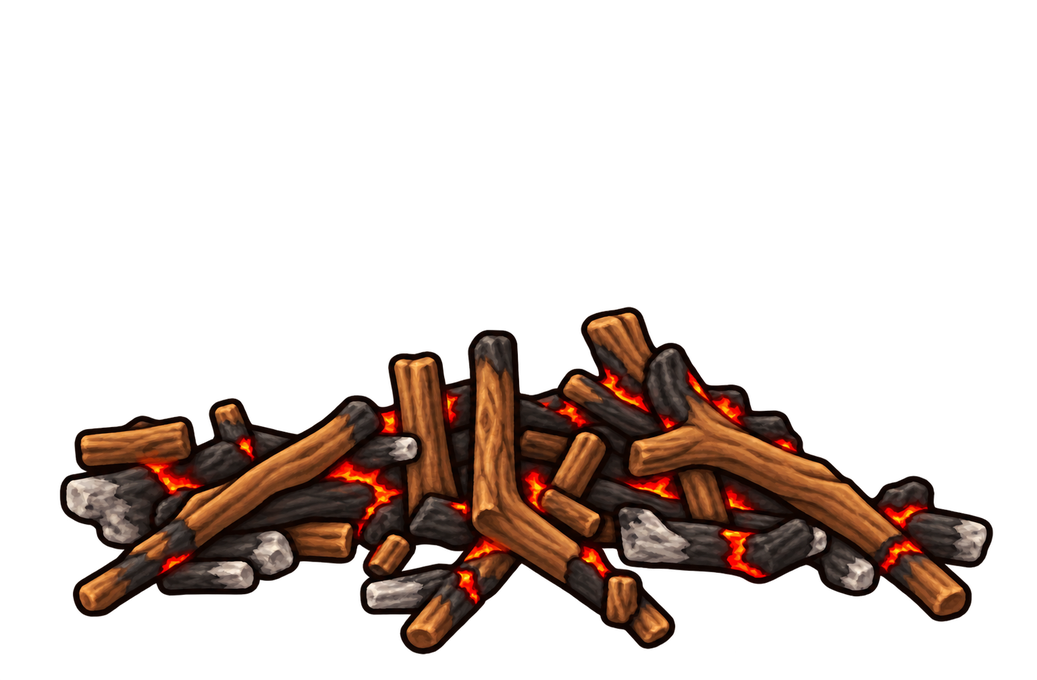
#> input picture art/cartoon/fire-v1/generation/000-generated-v2.png, 1037 x 680 px, shrunk from 1548 x 1016 before the run
$ python -i verify_feedback_round5.py   (imports and definitions only)
#> lines starting #> are read from the running program, lines starting #| are printed output that depends on the picture
"""Verify the fifth feedback pass and its five unselected eye candidates."""

from __future__ import annotations

import copy
import hashlib
import json
from pathlib import Path
from typing import Any

from PIL import Image


HERE = Path(__file__).resolve().parent
ROOT = HERE.parents[2]
BASELINE_PATH = HERE / "review-data-before-feedback-round5.json"
# Preserve the generation-pass proof after the owner's subsequent eye selection.
CURRENT_PATH = HERE / "review-data-before-approval-round5.json"
FEEDBACK_PATH = HERE / "feedback-2026-09-24-round5.json"
OUTPUT_PATH = HERE / "feedback-round5-selection-record.json"

FEEDBACK_KEYS = frozenset({"SLEVEJM2.BMP-009", "SLEVEJM3.BMP-004"})
TARGET_KEYS = frozenset({"SLEVEJM2.BMP-009"})
CANDIDATE_RESOURCE = "SLEVEJM3.BMP"
CANDIDATE_FRAME = "004"
CANDIDATE_VERSIONS = (7, 8, 9, 10, 11)
EXPECTED_ASSET_COUNT = 72


class VerificationError(AssertionError):
    """Raised when the selection record does not prove the intended change."""


def sha256(path: Path) -> str:
    return hashlib.sha256(path.read_bytes()).hexdigest()


# [284 lines left out: functions load_object, asset_map, selection_identity, unchanged_mismatches, assert_unchanged, run_negative_control and 5 more, not called in this run]


def inspect_png(path: Path) -> dict[str, Any]:
    with Image.open(path) as source:
#> source is the input picture: PIL image 1037x680 RGBA; mean R, G, B, A 23, 12.7, 7.9, 60.5
        rgba = source.convert("RGBA")
        alpha = rgba.getchannel("A")
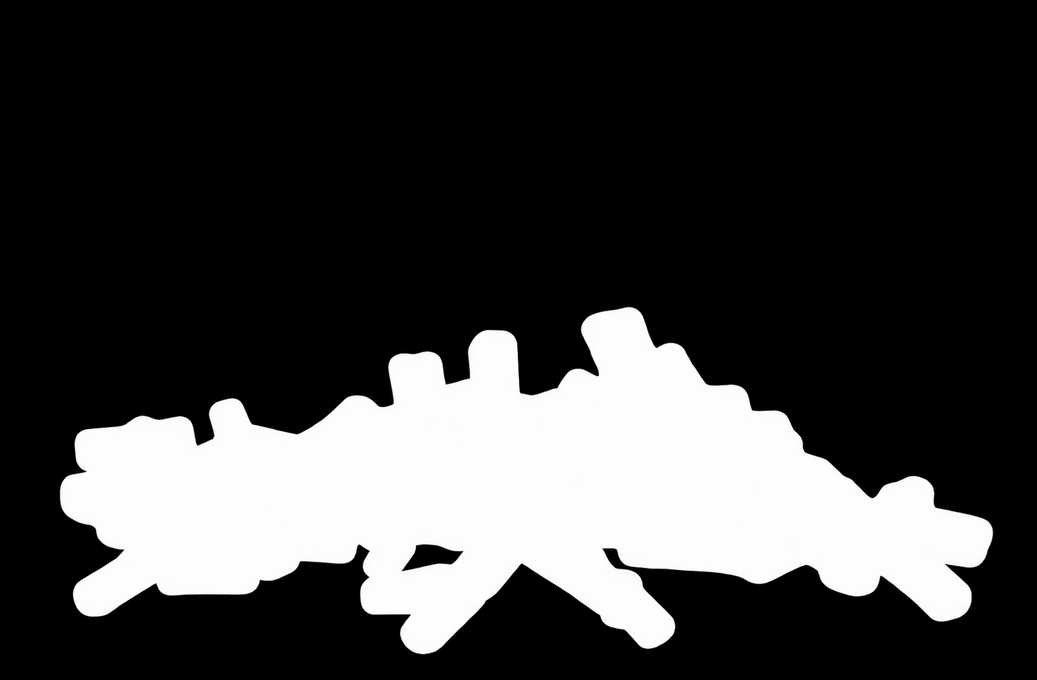
#> alpha: PIL image 1037x680 L; min 0, max 255, mean 60.5
        alpha8_bounds = alpha.point(lambda value: 255 if value >= 8 else 0).getbbox()
#> alpha8_bounds = (59, 306, 994, 655)
        width, height = rgba.size
#> width = 1037; height = 680
        edges = (
            alpha.crop((0, 0, width, 1)),
            alpha.crop((0, height - 1, width, height)),
            alpha.crop((0, 0, 1, height)),
            alpha.crop((width - 1, 0, width, height)),
        )
        return {
            "canvas": [width, height],
            "mode": source.mode,
            "alpha_range": list(alpha.getextrema()),
            "alpha8_bounds": list(alpha8_bounds) if alpha8_bounds else None,
            "edge_alpha_max": max(edge.getextrema()[1] for edge in edges),
        }


# [105 lines left out: functions verify_candidate, run_candidate_provenance_negative_control, not called in this run]


def relative(path: Path) -> str:
    return path.relative_to(ROOT).as_posix()


# [128 lines left out: function main, not called in this run]


# [6 lines not run here, left out]

>>> result = inspect_png('../fire-v1/generation/000-generated-v2.png')
#> result = {'canvas': [1037, 680], 'mode': 'RGBA', 'alpha_range': [0, 255], 'alpha8_bounds': [59, 306, 994, 655], 'edge_alpha_max': 1}

$ run again, on art/cartoon/fire-v1/generation/013-generated-v2.png
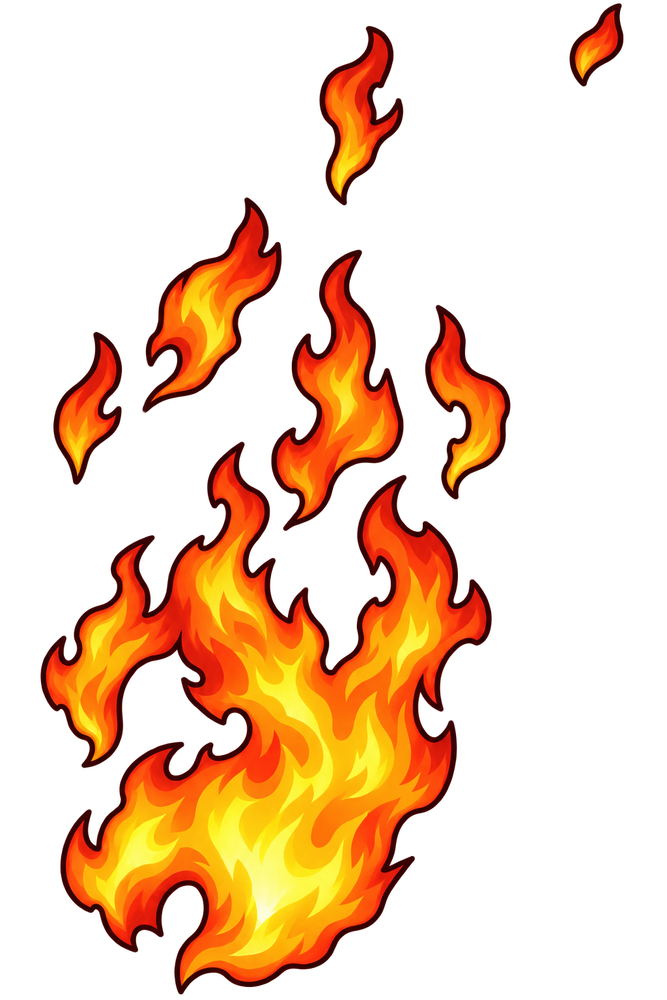
#> input picture art/cartoon/fire-v1/generation/013-generated-v2.png, 667 x 1000 px, shrunk from 1024 x 1536 before the run
#> in inspect_png, source is the input picture: PIL image 667x1000 RGBA; mean R, G, B, A 60.1, 28.8, 3.7, 69.9
#> in inspect_png, `alpha = rgba.getchannel("A")`:
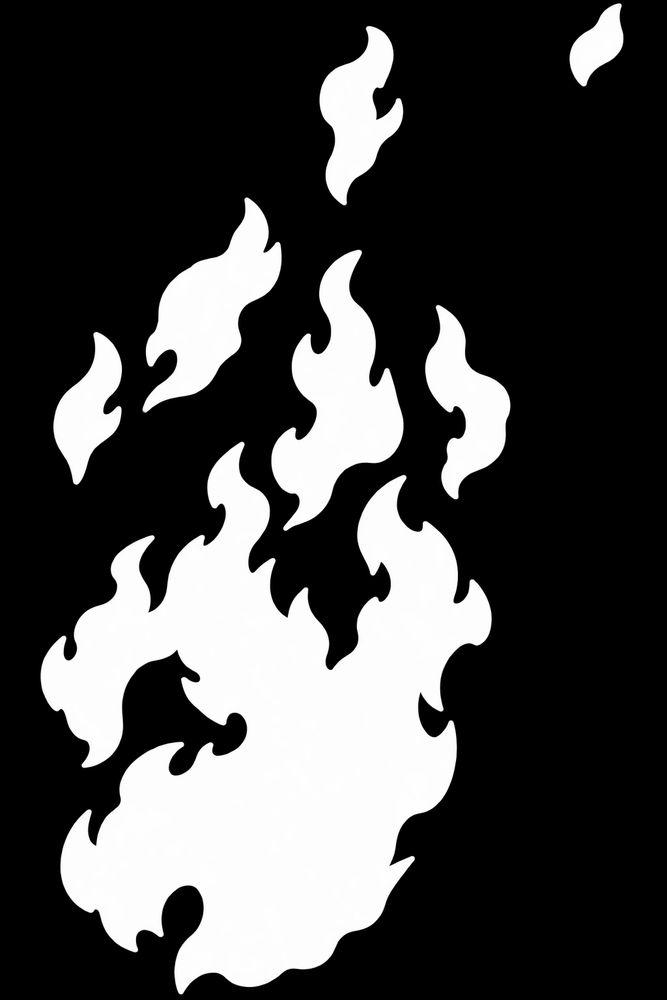
#> alpha: PIL image 667x1000 L; min 0, max 255, mean 69.9
#> alpha8_bounds = (40, 3, 624, 995)
#> result = {'canvas': [667, 1000], 'mode': 'RGBA', 'alpha_range': [0, 255], 'alpha8_bounds': [40, 3, 624, 995], 'edge_alpha_max': 1}

$ run again, on art/cartoon/fire-v1/generation/020-generated-v1.png
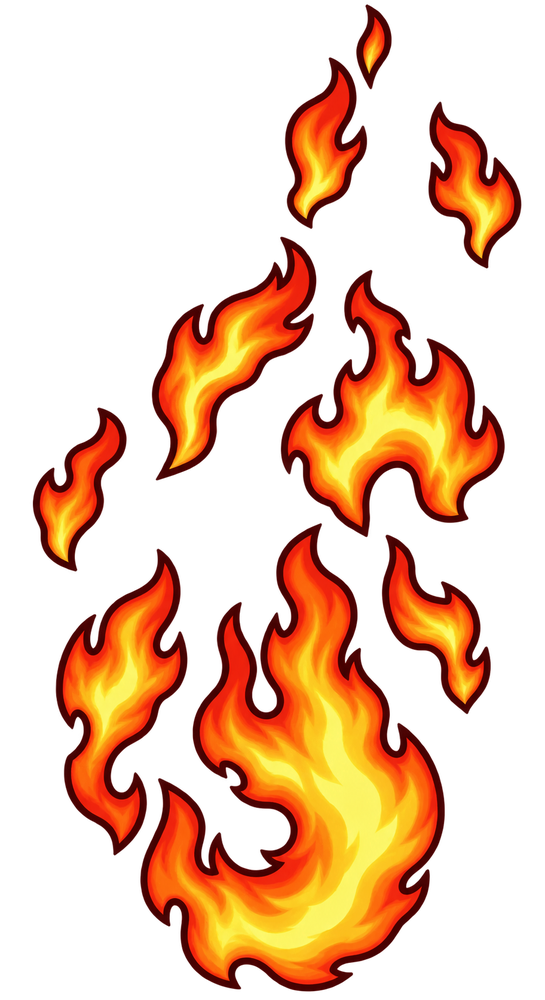
#> input picture art/cartoon/fire-v1/generation/020-generated-v1.png, 545 x 1000 px, shrunk from 926 x 1698 before the run
#> in inspect_png, source is the input picture: PIL image 545x1000 RGBA; mean R, G, B, A 67.7, 30.8, 6.4, 82.6
#> in inspect_png, `alpha = rgba.getchannel("A")`:
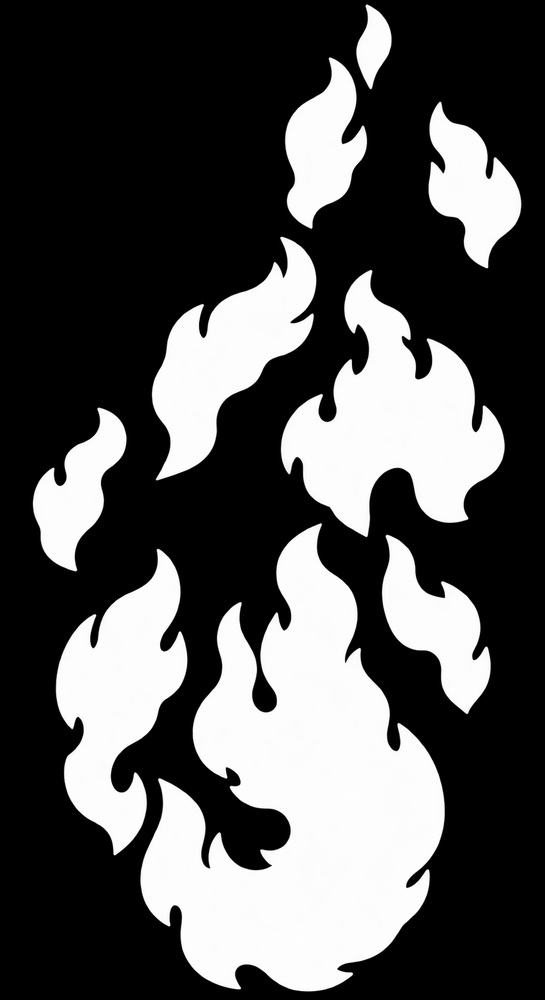
#> alpha: PIL image 545x1000 L; min 0, max 255, mean 82.6
#> alpha8_bounds = (32, 4, 522, 992)
#> result = {'canvas': [545, 1000], 'mode': 'RGBA', 'alpha_range': [0, 255], 'alpha8_bounds': [32, 4, 522, 992], 'edge_alpha_max': 0}

$ run again, on art/cartoon/fire-v1/generation/025-generated-v1.png
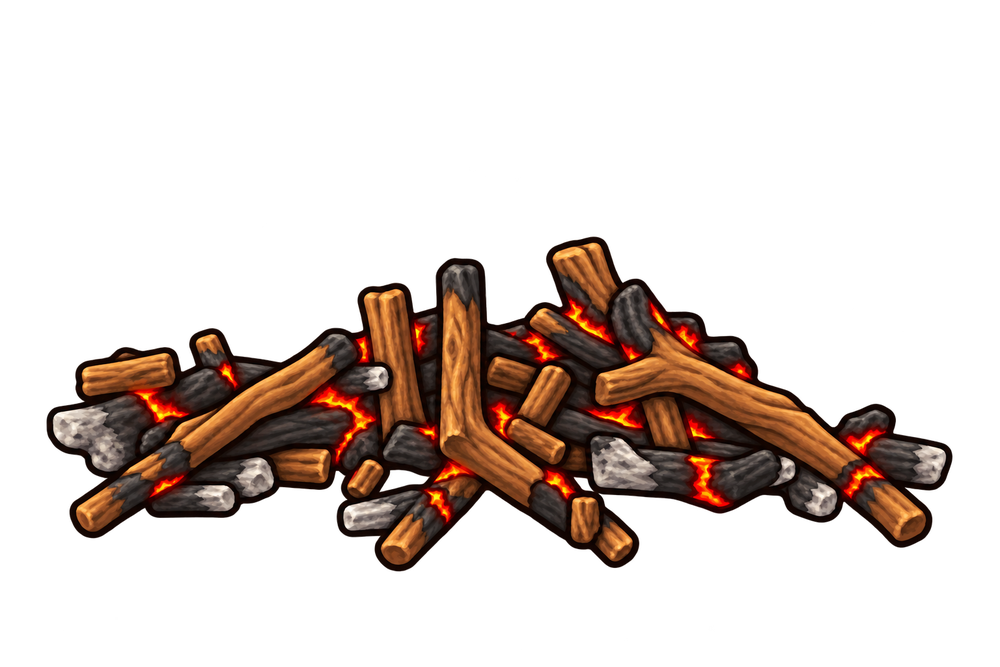
#> input picture art/cartoon/fire-v1/generation/025-generated-v1.png, 1000 x 667 px, shrunk from 1536 x 1024 before the run
#> in inspect_png, source is the input picture: PIL image 1000x667 RGBA; mean R, G, B, A 24.8, 14, 8.6, 60.1
#> in inspect_png, `alpha = rgba.getchannel("A")`:
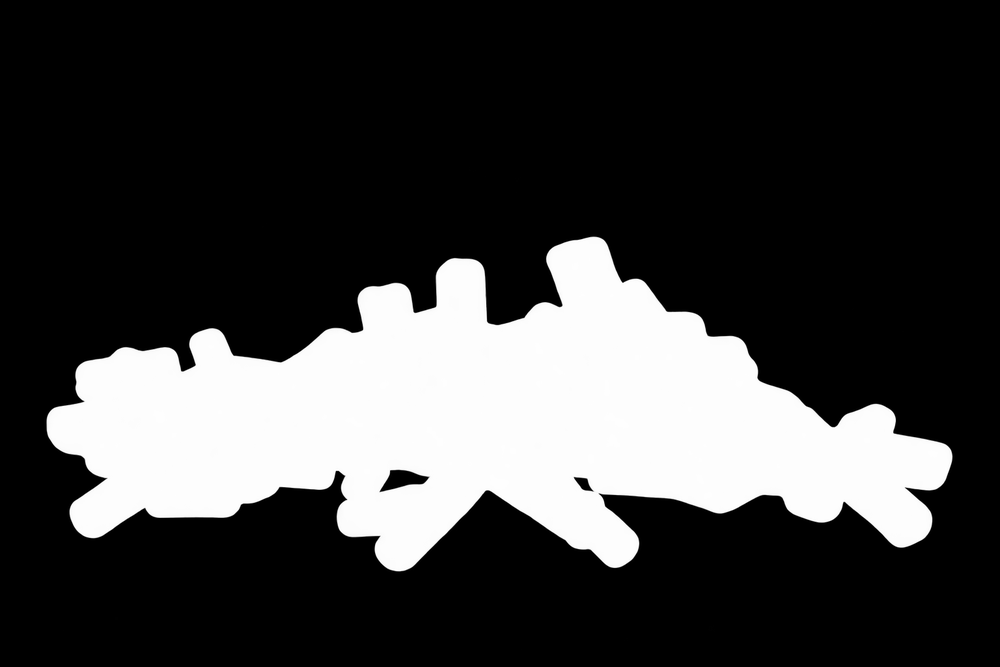
#> alpha: PIL image 1000x667 L; min 0, max 255, mean 60.1
#> alpha8_bounds = (46, 236, 953, 572)
#> result = {'canvas': [1000, 667], 'mode': 'RGBA', 'alpha_range': [0, 255], 'alpha8_bounds': [46, 236, 953, 572], 'edge_alpha_max': 0}
